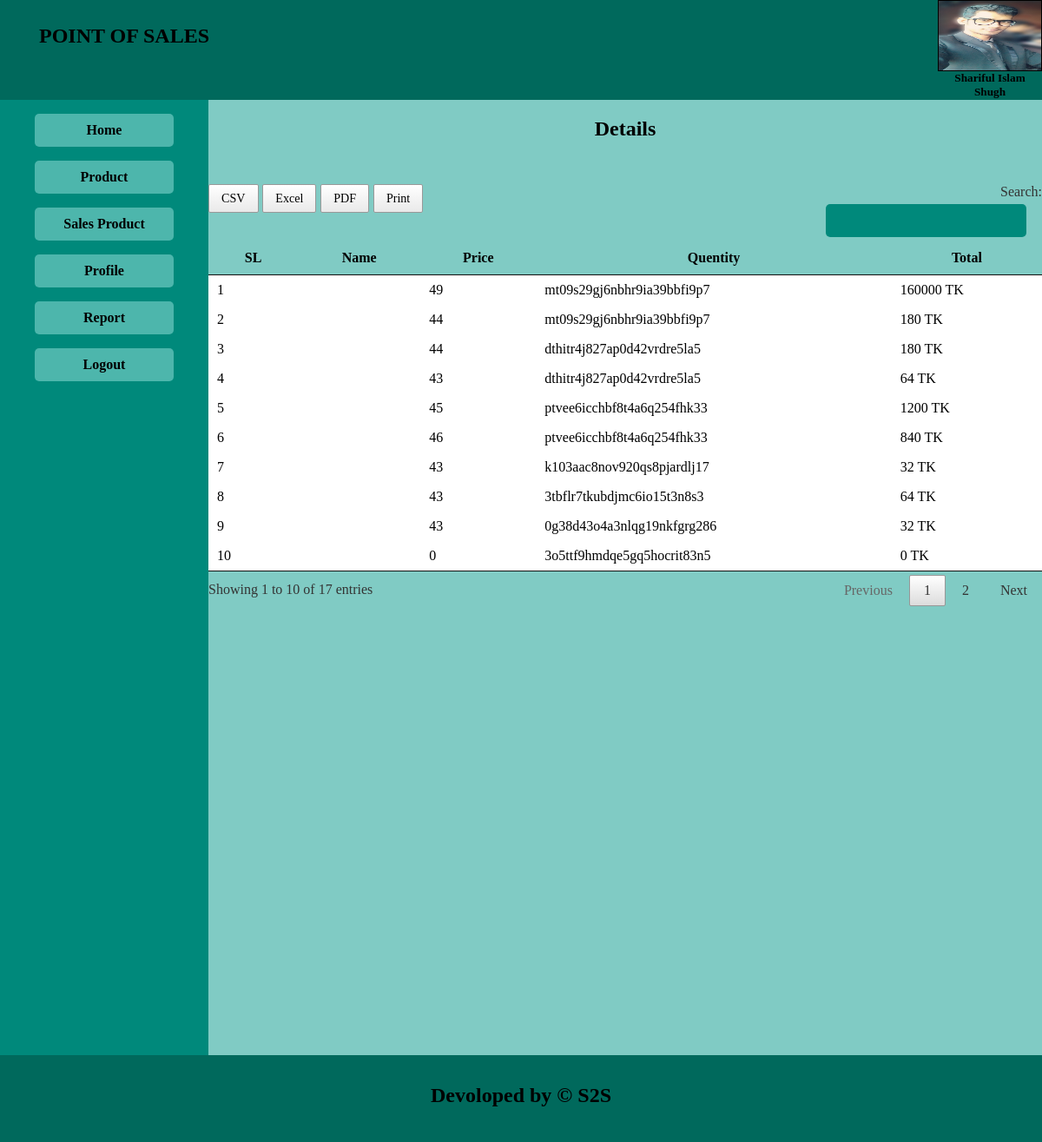
Page /sellers/details.php (signed in) on the committed database.
### tables this page shows
CREATE TABLE `sales_details` (
  `sale_id` int(11) NOT NULL,
  `product_id` int(11) NOT NULL,
  `product_price` float NOT NULL,
  `product_quantity` int(11) NOT NULL,
  `sessionid` varchar(255) NOT NULL,
  `sellerid` int(11) NOT NULL,
  `sale_date` varchar(20) NOT NULL
);

### sellers/details.php (the view, shortened to what this page needs)
<?php
$query = "SELECT * FROM sales_details";
?>
<!DOCTYPE html>
<html>
<head>
	<link rel="stylesheet" type="text/css" href="css/style.css">
	<link href="calendar/jquery-ui.css" rel="stylesheet">
	<link rel="stylesheet" type="text/css" href="css/jquery.dataTables.min.css"/>
    <link rel="stylesheet" type="text/css" href="css/buttons.dataTables.min.css">
</head>
<body>
	<?php require("menu.php");?>
	<section>
		<h2 style="text-align: center;margin-bottom: 50px;"> Details</h2>
		<table id="table">
		<thead>
			<tr>
				<th>SL</th>
				<th>Name</th>
				<th>Price</th>
				<th>Quentity</th>
				<th>Total</th>
			</tr>
			</thead>
			<tbody>
			<?php
			$con = mysqli_connect('localhost', 'root', '', 'dbpos') or die('Database not Found.');
				$exquery = mysqli_query($con,$query) or die('Somthing went wrong');
				$i=0;
        while ($result = mysqli_fetch_assoc($exquery)) {
           $i++;
				?>
				<tr>
			    <td><?php echo $i;?></td>
                <td><?php echo $result['name'];?></td>
                <td><?php echo $result['product_id'];?></td>
                <td><?php echo $result['sessionid'];?></td>
                <td><?php
               $stotal = $result['product_price'] * $result['product_quantity'];
               echo $stotal;?>
                TK</td>
            </tr>
				<?php }?>
				</tbody>
			</table>
		</section>
		<footer>
			<h2 style="text-align: center;margin: 0;padding: 33px 0px;">Devoloped by &copy; S2S</h2>
		</footer>
	</body>
	</html>

### sellers/css/style.css (style rules this page uses)
body { margin: 0; padding: 0; width:100%; height: 1200px; }
section { background: #80cbc4; width: 80%; overflow: hidden; height: 1100px; }
footer { background: #00695c; width: 100%; height: 100px; }

### rows in the picture
sales_details: product "49", sessionid "mt09s29gj6nbhr9ia39bbfi9p7", stotal "160000"
sales_details: product "44", sessionid "mt09s29gj6nbhr9ia39bbfi9p7", stotal "180"
sales_details: product "44", sessionid "dthitr4j827ap0d42vrdre5la5", stotal "180"
sales_details: product "43", sessionid "dthitr4j827ap0d42vrdre5la5", stotal "64"
sales_details: product "45", sessionid "ptvee6icchbf8t4a6q254fhk33", stotal "1200"
sales_details: product "46", sessionid "ptvee6icchbf8t4a6q254fhk33", stotal "840"
sales_details: product "43", sessionid "k103aac8nov920qs8pjardlj17", product_price "32"
sales_details: product "43", sessionid "3tbflr7tkubdjmc6io15t3n8s3", stotal "64"
sales_details: product "43", sessionid "0g38d43o4a3nlqg19nkfgrg286", product_price "32"
sales_details: product "0", sessionid "3o5ttf9hmdqe5gq5hocrit83n5", product_price "0"

### other values in the picture
$_SESSION['name'] "Shariful Islam Shugh"
